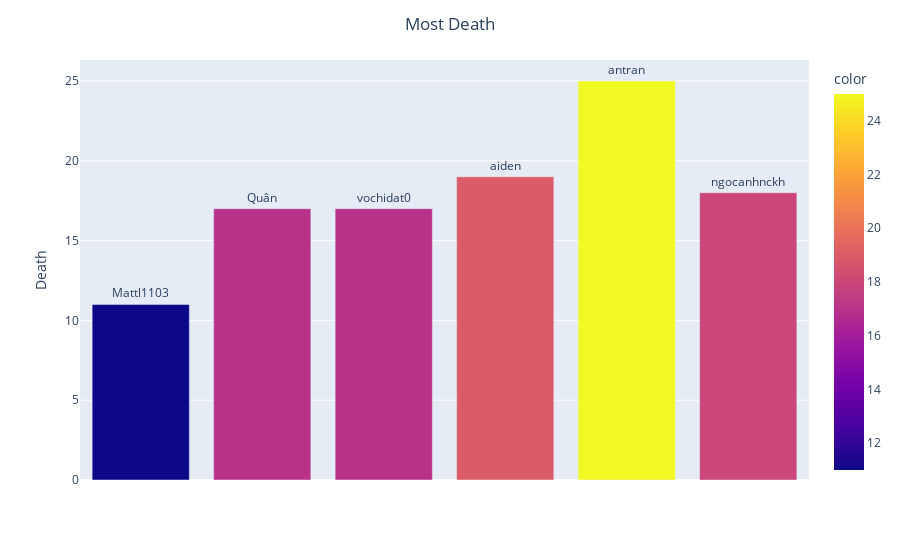

Notebook source saved alongside this figure:
### Code cell
most_death = gen_plot(df['Death'])
name = [ i[0] for i in most_death]
kill = [ i[1] for i in most_death]

fig = px.bar(x=name, y=kill, color=kill,text=name,
             labels=dict(x='', y="Death"))

fig.update_traces(textposition='outside')
fig.update_xaxes(showticklabels=False)

fig.update_layout(title_text='Most Death', title_x=0.5)
fig.show()

### Figure 1 — Plotly figure (JSON) as saved in the notebook; plotly's stock layout.template omitted (floating-point values rounded to 4 significant figures)
{"data": [{"alignmentgroup": "True", "hovertemplate": "=%{x}<br>Death=%{y}<br>text=%{text}<br>color=%{marker.color}<extra></extra>", "legendgroup": "", "marker": {"color": [11, 17, 17, 19, 25, 18], "coloraxis": "coloraxis"}, "name": "", "offsetgroup": "", "orientation": "v", "showlegend": false, "text": ["Mattl1103", "Quân", "vochidat0", "aiden", "antran", "ngocanhnckh"], "textposition": "outside", "type": "bar", "x": ["Mattl1103", "Quân", "vochidat0", "aiden", "antran", "ngocanhnckh"], "xaxis": "x", "y": [11, 17, 17, 19, 25, 18], "yaxis": "y"}], "layout": {"barmode": "relative", "coloraxis": {"colorbar": {"title": {"text": "color"}}, "colorscale": [[0, "#0d0887"], [0.1111, "#46039f"], [0.2222, "#7201a8"], [0.3333, "#9c179e"], [0.4444, "#bd3786"], [0.5556, "#d8576b"], [0.6667, "#ed7953"], [0.7778, "#fb9f3a"], [0.8889, "#fdca26"], [1, "#f0f921"]]}, "legend": {"tracegroupgap": 0}, "margin": {"t": 60}, "title": {"text": "Most Death", "x": 0.5}, "xaxis": {"anchor": "y", "domain": [0, 1], "showticklabels": false, "title": {"text": ""}}, "yaxis": {"anchor": "x", "domain": [0, 1], "title": {"text": "Death"}}}}
